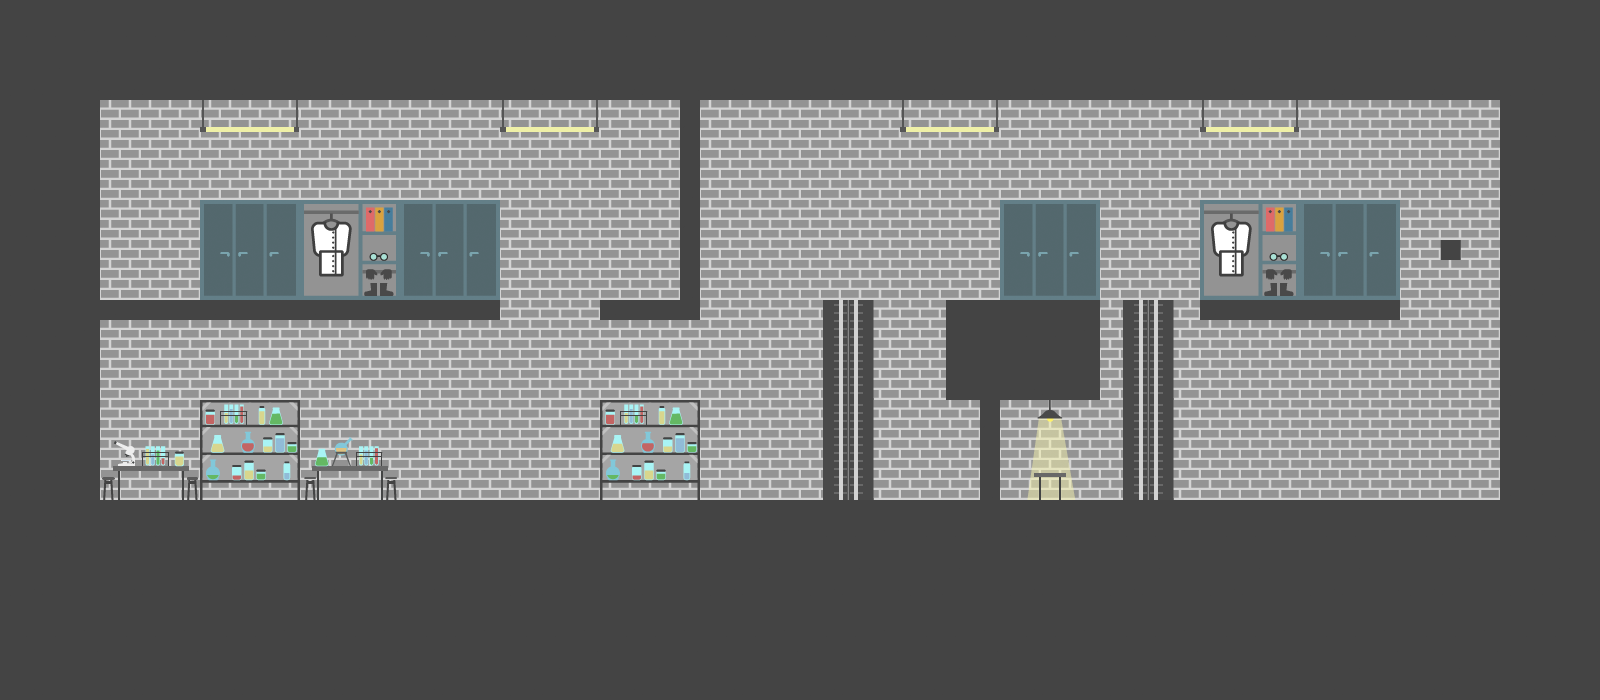

Below is a game level as drawn by its tile map, then a one-line description and the .tmx that defines it (tile-layer data replaced by summaries):
An orthogonal 16x7 tile map with 100x100 px tiles, 2 tile layers (Fond, Solide) and 8 objects (2x verticalPlatform, Start, Item, endLevelLift, alien, ...).

<map version="1.0" orientation="orthogonal" renderorder="right-down" width="16" height="7" tilewidth="100" tileheight="100" nextobjectid="15">
 <tileset firstgid="1" name="ElementsTiles-01-01.png" tilewidth="100" tileheight="100">
  <image source="ElementsTiles-01-01.png" width="1300" height="300" />
 </tileset>
 <layer name="Fond" width="16" height="7">
  <data>[112 cells, 56 non-empty, 9 distinct tile ids]</data>
 </layer>
 <layer name="Solide" width="16" height="7">
  <data>[112 cells, 69 non-empty, 5 distinct tile ids]</data>
 </layer>
 <objectgroup name="Objets">
  <object id="1" name="Start" x="104.997" y="194" width="88" height="106" />
  <object id="3" name="verticalPlatform" x="793" y="300" width="110" height="200">
   <properties>
    <property name="moveUpFirst" value="1" />
    <property name="movementDuration" value="3" />
    <property name="x_limit" value="802" />
    <property name="y_limit" value="430" />
   </properties>
  </object>
  <object id="5" name="verticalPlatform" x="1101" y="300" width="98" height="200">
   <properties>
    <property name="moveUpFirst" value="0" />
    <property name="movementDuration" value="3" />
    <property name="x_limit" value="1102" />
    <property name="y_limit" value="200" />
   </properties>
  </object>
  <object id="6" name="uranium" type="Item" x="1034.5" y="440.5" width="29" height="29">
   <ellipse />
  </object>
  <object id="7" name="endLevelLift" x="1280" y="378" width="105" height="122">
   <properties>
    <property name="nextLevel" value="_Level02_v1_100px" />
   </properties>
  </object>
  <object id="11" name="alien1zz" type="alien" x="946.448" y="259.53" width="59.1045" height="36.9403">
   <properties>
    <property name="moveX" value="100" />
   </properties>
  </object>
  <object id="12" name="timeBonus" x="1441" y="104" width="20" height="20">
   <properties>
    <property name="seconds" value="10" />
   </properties>
   <ellipse />
  </object>
  <object id="13" x="1457" y="128" width="1">
   <ellipse />
  </object>
 </objectgroup>
</map>
